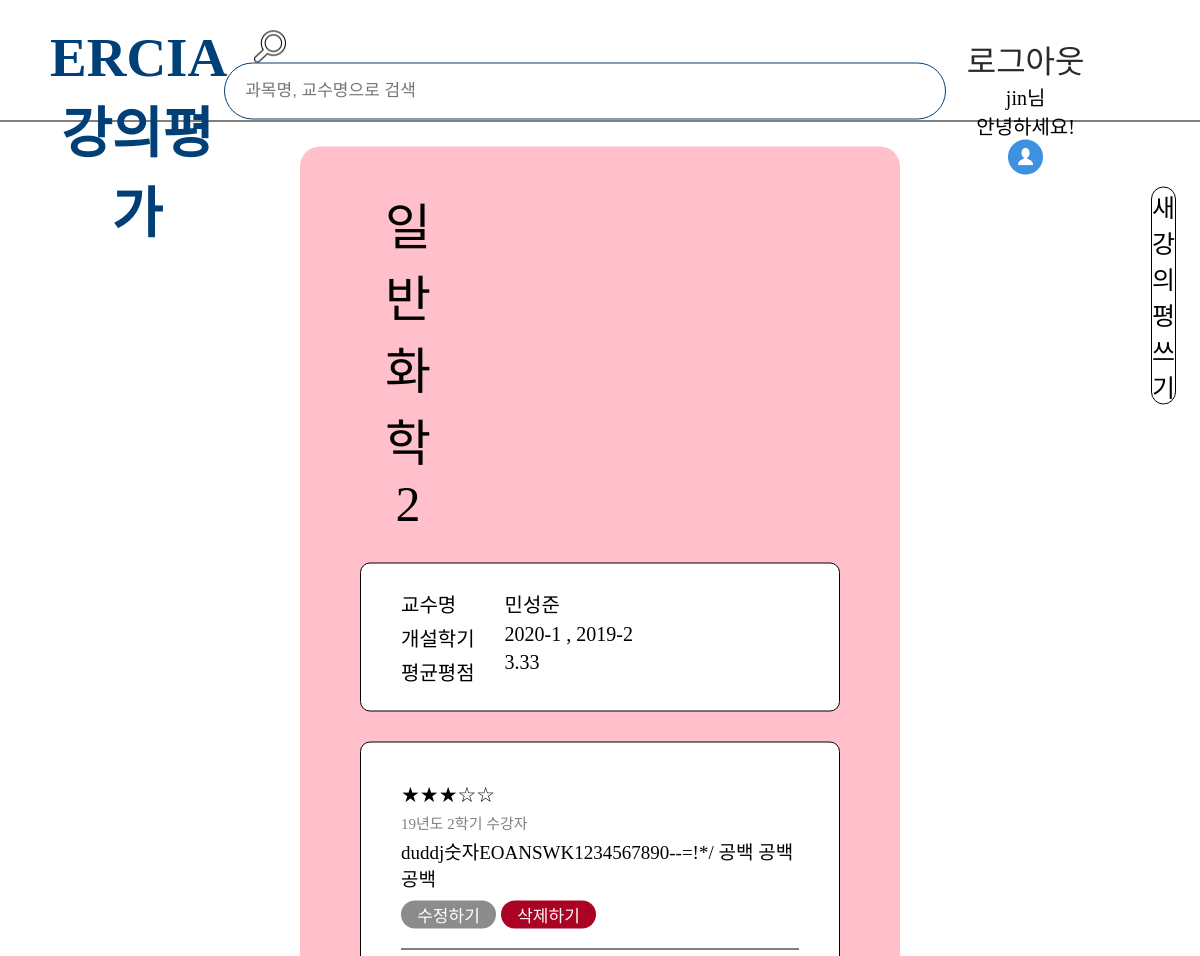
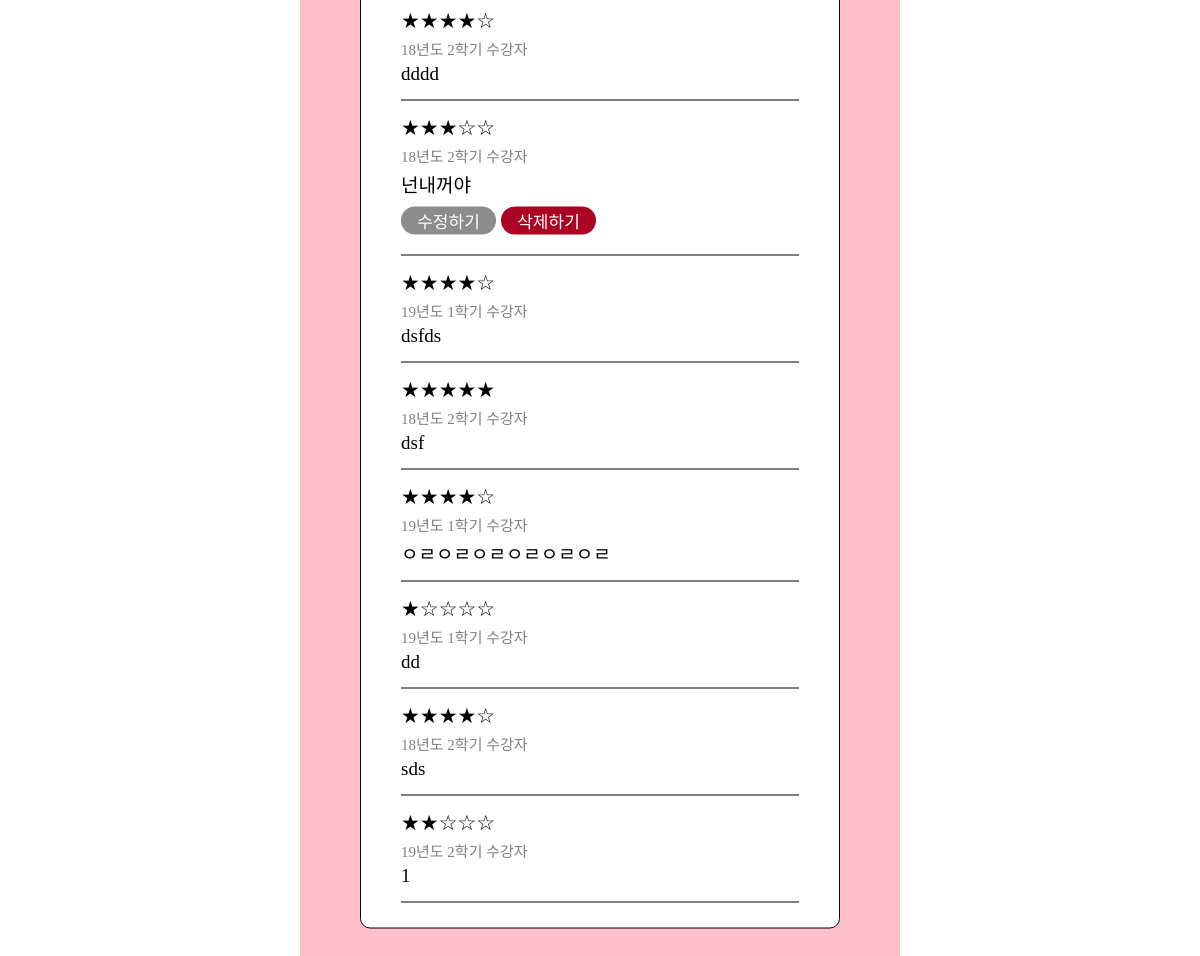
Screenshot of /GC2/ (signed in) with the database file from the repository (2 pictures, top to bottom).
### app/models.py (models this page shows, shortened)
class GeneralChemistry2(models.Model):
    objects = models.Manager()
    author = models.ForeignKey(settings.AUTH_USER_MODEL, default =1, on_delete = models.CASCADE)
    lectureName = models.CharField(max_length=200, default="일반화학2")
    professorName = models.CharField(max_length=50, default="민선준")
    SEME_FIELD_CHOICES=[
        ('19년도 2학기', '19년도 2학기'),
        ('19년도 1학기', '19년도 1학기'),
        ('18년도 2학기', '18년도 2학기'),
        ('18년도 2학기', '18년도 1학기'),
    ]
    seme = models.CharField(max_length=10, choices=SEME_FIELD_CHOICES)
    score = models.IntegerField(validators=[MinValueValidator(0),MaxValueValidator(5)], default=[0])
    text = models.TextField(max_length=300)
    time = models.DateTimeField(default=timezone.now)

### app/views.py (the view)
# urls.py: path('GC2/', GC2Read.as_view(), name='GC2'),
class GC2Read(ListView):
    model = GeneralChemistry2
    def get(self, request):
        template_name = 'GC2.html'
        GC2 = GeneralChemistry2.objects.all().order_by('-time')
        contentsGC = GeneralChemistry2.objects.all()
        countGC = 0
        sumGC = 0
        avgGC = "등록해줘~"
        for content in contentsGC:
            sumGC += content.score
            countGC +=1
            avgGC = round(sumGC/countGC, 2)
        return render(request, template_name, {'GC2':GC2,'avgGC':avgGC})

### app/templates/GC2.html (shortened to what this page needs)
{% extends "base_list.html" %}
{% load static %}
{% block css %}
<link rel="stylesheet" href="{% static 'css/list_1.css' %}">
{% endblock css %}
{% block content %}
{% if user.is_authenticated %}
<div class="section">
    <div class="top_box">
        <p class="page_name"> 일반화학2</p>
        <a href="{% url 'GC2_CREATE' %}">
            <div class="create_box">새 강의평 쓰기</div>
        </a>
    </div>
    <div class="info_box">
        <ul>
            <li class="info_li">교수명</li>
            <li class="info_li">개설학기</li>
            <li class="info_li">평균평점</li>
        </ul>
        <ul>
            <li class="info_li">민성준</li>
            <li class="info_li">2020-1 , 2019-2</li>
            <li class="info_li">{{avgGC}}</li>
        </ul>
    </div>
    <div class="big_list_box">
        {% for i in GC2 %}
        <div class="list_box">
            <div class="main-item">
                <p class="score">
                    {% if i.score == 1 %} ★☆☆☆☆
                    {% elif i.score == 2 %} ★★☆☆☆
                    {% elif i.score == 3 %} ★★★☆☆
                    {% elif i.score == 4 %} ★★★★☆
                    {% elif i.score == 5 %} ★★★★★
                    {% endif %}
                </p>
                <p class="seme">{{i.seme}} 수강자</p>
                <p class="text">{{i.text}}</p>
            </div>
            {% if i.author == user %}
            <div class="btn_box">
                <a href="{% url 'GC2_UPDATE' i.id %}"><div class="btn update">수정하기</div></a>
                <a href="{% url 'GC2_DELETE' i.id %}"><div class="btn delete">삭제하기</div></a>
            </div>
            {% endif %}
        </div>
        {% endfor %}
    </div>
    <br>
</div>
{% else %}
<h2>잘못된 접근입니다.</h2>
{% endif %}
{% endblock content %}

### app/templates/base_list.html (shortened to what this page needs)
{% load static %}
<!DOCTYPE html>
<html lang="en">
<head>
    <link rel="stylesheet" type="text/css" href="{% static 'css/base.css'%}">
    <link rel="stylesheet" href="{% static 'css/font.css' %}">
    {% block css %}{% endblock css %}
</head>
<body>
    <div class="container">
        <div class="outer">
            <div class="top_nav">
                <div id="box-left">
                    <a href="{% url 'main' %}">
                        <h1 class="name"> ERCIA 강의평가</h1>
                    </a>
                </div>
                {% if user.is_authenticated %}
                <div id='box-center'>
                    <form action = "{% url 'result' %}" method='GET'>
                        <input class="input_button" type="image" src="{% static 'image/find.png'%}" alt="Submit">
                        <input class="input_box" type="text" name="query" placeholder="과목명, 교수명으로 검색">
                    </form>
                </div>
                {% endif %}
                <div id='box-right'>
                    <ul>
                        {% if user.is_authenticated %}
                        <ul>
                            <li class="li"><a href="javascript:{document.getElementById('logout').submit()}"
                                     class="li_Logout">로그아웃</a>
                            </li>
                            <li class="li">
                                <p class="intro">{{user.username}}님<br>안녕하세요!</p>
                            </li>
                            <li class="li"><a href="{% url 'mypage' %}"><img class="profile_img"
                                        src="{%static 'image/profile.png' %}"></a></li>
                        </ul>
                            {% endif %}
                </div>
            </div>
            <div class="content">
                {% block content %}
                {% endblock %}
            </div>
        </div>
    </div>
</body>

### app/static/css/base.css (style rules this page uses)
* { margin: 0; padding: 0; }
a { color: #000; }
a:link { color: black; }
body { background: white; margin: 0; display: flex; justify-content: center; }
.outer { position:absolute; top:50%; left:50%; background: white; transform:translate(-50%, -50%); width: 100%; height: 100%; }
.content { display: flex; flex-direction: column; width: 100%; padding: 25px 0; }
.top_nav { height: 120px; display: flex; background-color: white; border-bottom: solid 1px black; position: relative; padding: 0 50px; }
#box-left { flex: 0.8; text-align: center; padding: 25px 0; font-size: 1.3rem; }
#box-center { flex: 1.4; text-align: left; padding: 30px 0; }
input { vertical-align: middle; margin-right: 15px; }
.input_box { padding: 20px; border: 1.8px solid #004077; border-radius : 30px; width:680px; height:15px; font-size: 17px; }
.input_button { width:32px; height:32px; cursor: pointer; padding-left: 30px; }
#box-right { margin: 0 auto; padding: 35px 0; padding-right: 40px; }
#box-right ul { float: right; text-align: center; margin: 0; padding: 0; }
.li { list-style-type: none; display: inline-block; text-align: center; outline : lpx dotted blue; margin-right: 20px; font-size: 30px; }
.profile_img { width: 35px; height: 35px; }
#box-right a { text-decoration:none; color: black; }
#box-right ul li a { color: #2b2929; }
a { text-decoration: none; }
.name { font-family: NanumSquareEB; font-size: 55px; text-align: center; color: #004077; }
.li_Logout { font-family: NanumSquareEB; font-size: 32px; text-align: center; }
.intro { font-family: NanumSquareB; font-size: 20px; text-align: center; }

### app/static/css/list_1.css (style rules this page uses)
body { height: 100%; width: 100%; }
.section { display: flex; flex-direction: column; margin: 0 300px; border-radius: 20px; background: pink; padding: 40px 60px; }
.top_box { display: flex; flex-direction: row; width: 100%; text-align: center; margin-bottom: 30px; }
.page_name { font-family: NanumSquareB; font-size: 50px; color: #000000; margin-right: 720px; padding-left: 25px; }
.create_box { background-color: white; width: 200px; height: 60px; border-radius: 100px; border: solid 1px black; font-family: NanumSquareR; font-size: 25px; color: #000000; text-align: center; display: table-cell; vertical-align: middle; }
.info_box { border: 1px solid black; background-color: rgb(255, 255, 255); border-radius: 10px; padding: 25px 40px 20px 40px; font-size: 20px; margin-bottom: 30px; }
.info_li { list-style: none; margin-right: 30px; padding-bottom: 5px; }
ul { float: left; }
.big_list_box { border: 1px solid black; background-color: rgb(255, 255, 255); border-radius: 10px; padding: 25px 40px 25px 40px; }
.list_box { font-size: 20px; padding: 15px 0; border-bottom: 1px solid black; }
.score { margin-bottom: 4px; font-family: NanumBarunpenB; font-size: 21px; color: rgb(0, 0, 0); }
.seme { margin-bottom: 4px; font-family: NanumBarunpenB; font-size: 15px; color: gray; }
.text { font-family: NanumBarunpenB; font-size: 19px; }
.btn_box { margin-top: 10px; }
.btn { background-color: rgb(153, 153, 153); width: 95px; height: 28px; border-radius: 100px; font-family: NanumSquareR; font-size: 17px; color: #000000; text-align: center; display: table-cell; vertical-align: middle; }
.update { background-color: #8b8d8b; color:white; text-align: center; display: table-cell; vertical-align: middle; }
.delete { background-color: #aa0324; color:white; text-align: center; display: table-cell; vertical-align: middle; }

### rows the page displays
GeneralChemistry2: seme "19년도 2학기", text "duddj숫자EOANSWK1234567890--=!*/ 공백 공백 공백", shows "수정하기"
GeneralChemistry2: seme "18년도 2학기", text "dddd"
GeneralChemistry2: seme "18년도 2학기", text "넌내꺼야", shows "수정하기"
GeneralChemistry2: seme "19년도 1학기", text "dsfds"
GeneralChemistry2: seme "18년도 2학기", text "dsf"
GeneralChemistry2: seme "19년도 1학기", text "ㅇㄹㅇㄹㅇㄹㅇㄹㅇㄹㅇㄹ"
GeneralChemistry2: seme "19년도 1학기", text "dd"
GeneralChemistry2: seme "18년도 2학기", text "sds"
GeneralChemistry2: seme "19년도 2학기", text "1"

### other values shown
{{ user.username }} "jin"
{{ avgGC }} "3.33"
